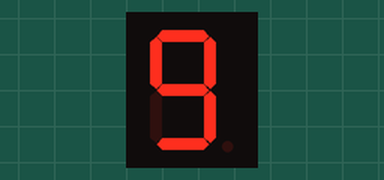
Bench run of a sketch on a simulated Arduino Uno, built with avr-gcc and run on an emulated ATmega328P. Parts: 1-digit seven-segment display. Wiring (inferred from the names in the program): 1-digit 7-segment display, segments lit when LOW: segments pin 7, pin 6, pin 5, pin 11, pin 10, pin 8, pin 9, pin 4. The segment pins are drawn as the display they are named for.

Above: at 0.1 s.
At 0.6 s:
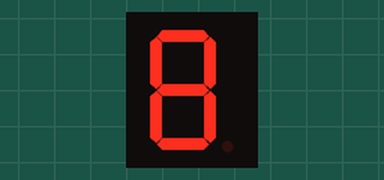
At 1.1 s:
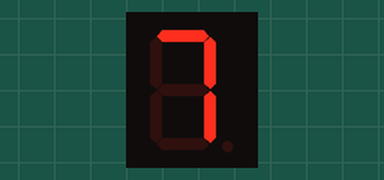
At 2.6 s:
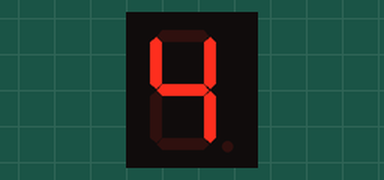
At 3.6 s:
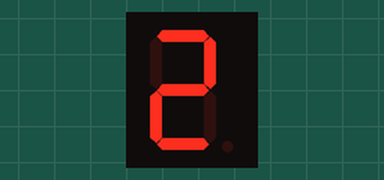
At 5.1 s:
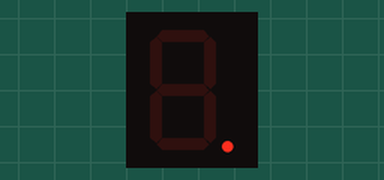

The sketch:

DigitalShow.ino
```cpp
// 物理连接
int a = 7;
int b = 6;
int c = 5;
int d = 11;
int e = 10;
int f = 8;
int g = 9;
int dp = 4;

// 清除显示
void clean(void) {
  int j;
  for (j = 4; j <= 11; j++) {
    digitalWrite(j, HIGH);
  }
}

//显示数字 1
void digital_1(void) {
  clean();

  digitalWrite(c, LOW); //给数字 5 引脚低电平,点亮 c 段
  digitalWrite(b, LOW); //点亮 b 段
}

//显示数字 2
void digital_2(void) {
  clean();

  digitalWrite(a, LOW);
  digitalWrite(b, LOW);
  digitalWrite(d, LOW);
  digitalWrite(e, LOW);
  digitalWrite(g, LOW);
}

//显示数字 3
void digital_3(void) {
  clean();

  digitalWrite(a, LOW);
  digitalWrite(b, LOW);
  digitalWrite(c, LOW);
  digitalWrite(d, LOW);
  digitalWrite(g, LOW);
}

//显示数字 4
void digital_4(void) {
  clean();

  digitalWrite(b, LOW);
  digitalWrite(c, LOW);
  digitalWrite(f, LOW);
  digitalWrite(g, LOW);
}

//显示数字 5
void digital_5(void) {
  clean();

  digitalWrite(a, LOW);
  digitalWrite(c, LOW);
  digitalWrite(d, LOW);
  digitalWrite(f, LOW);
  digitalWrite(g, LOW);
}

//显示数字 6
void digital_6(void) {
  clean();

  digitalWrite(a, LOW);
  digitalWrite(c, LOW);
  digitalWrite(d, LOW);
  digitalWrite(e, LOW);
  digitalWrite(f, LOW);
  digitalWrite(g, LOW);
}

//显示数字 7
void digital_7(void) {
  clean();

  digitalWrite(a, LOW);
  digitalWrite(b, LOW);
  digitalWrite(c, LOW);
}

//显示数字 8
void digital_8(void) {
  clean();

  digitalWrite(a, LOW);
  digitalWrite(b, LOW);
  digitalWrite(c, LOW);
  digitalWrite(d, LOW);
  digitalWrite(e, LOW);
  digitalWrite(f, LOW);
  digitalWrite(g, LOW);
}

//显示数字 9
void digital_9(void) {
  clean();

  digitalWrite(a, LOW);
  digitalWrite(b, LOW);
  digitalWrite(c, LOW);
  digitalWrite(d, LOW);
  digitalWrite(f, LOW);
  digitalWrite(g, LOW);
}

//显示数字 0
void digital_0(void) {
  clean();

  digitalWrite(a, LOW);
  digitalWrite(b, LOW);
  digitalWrite(c, LOW);
  digitalWrite(d, LOW);
  digitalWrite(e, LOW);
  digitalWrite(f, LOW);
}

//显示小数点
void digital_dp(void) {
  clean();

  digitalWrite(dp, LOW);
}

void setup() {
  // initialize the digital pin as an output.
  int i;
  for (i = 4; i <= 11; i++) {
    pinMode(i, OUTPUT);
  }
}

// the loop routine runs over and over again forever:
void loop() {
  while (1) {
    digital_9();//数字 1
    delay(500);//延时 2s
    digital_8();
    delay(500);
    digital_7();
    delay(500);
    digital_6();
    delay(500);
    digital_5();
    delay(500);
    digital_4();
    delay(500);
    digital_3();
    delay(500);
    digital_2();
    delay(500);
    digital_1();
    delay(500);
    digital_0();
    delay(500);
    digital_dp();
    delay(500);
  }

}
```

Measured:
- by itself, everything shown: repeats every 5.5 s, in 11 steps
- what the display in image 1 shows lasts 0.5 s, from 0.5 s to 1.0 s
